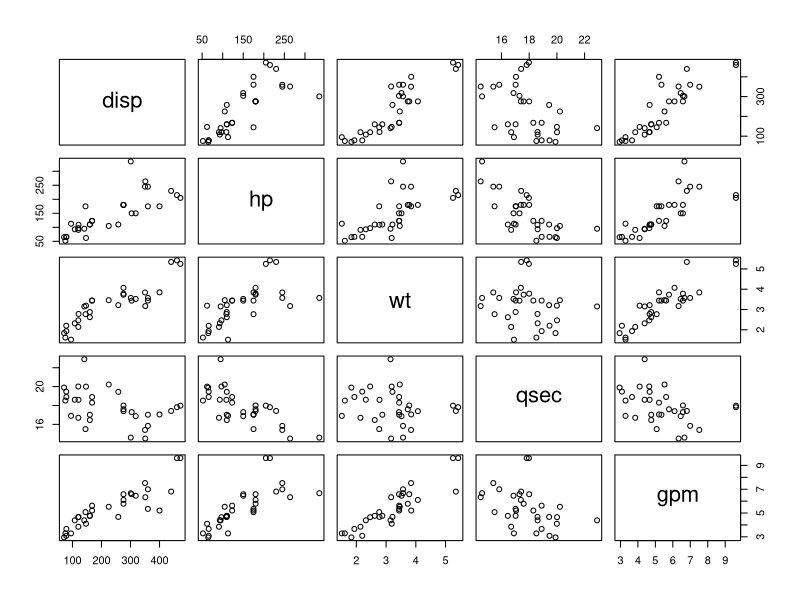
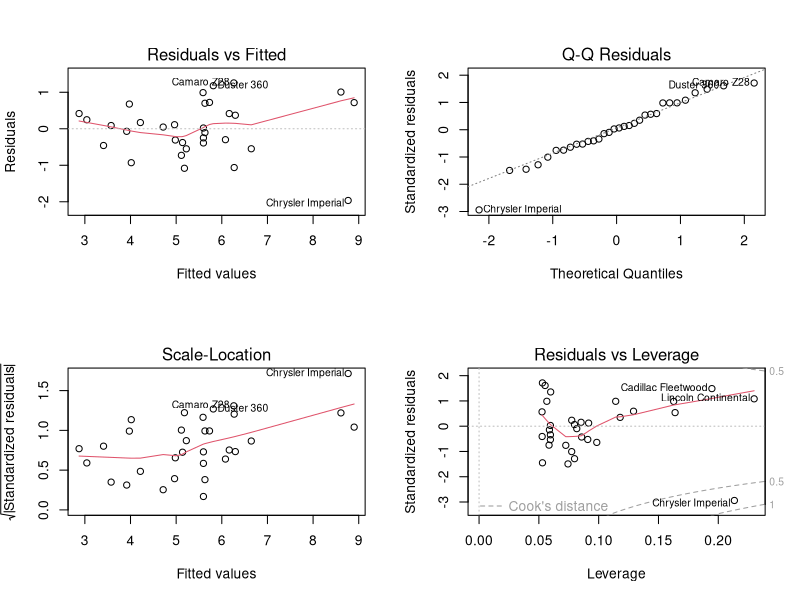
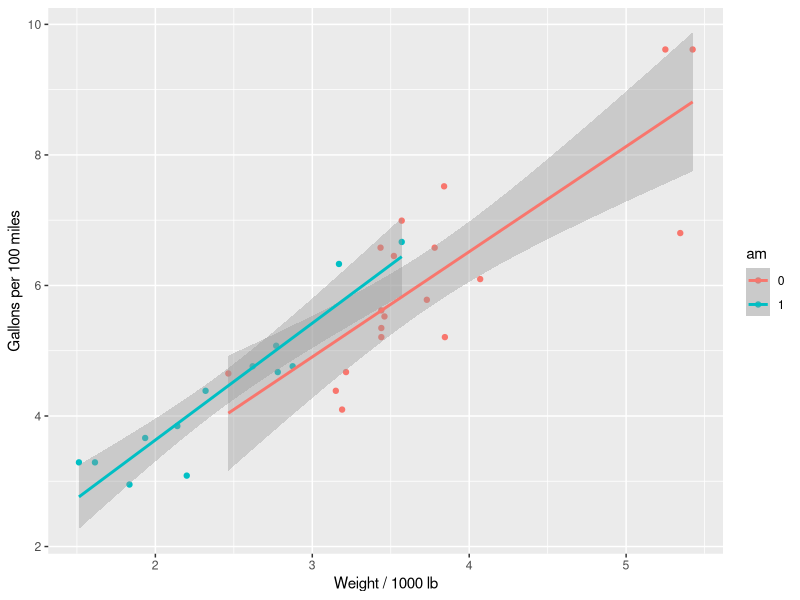

Recreate these plots in R, in order.
## ---- chunk 1
library(dplyr)
library(ggplot2)
data(mtcars)
str(mtcars)
## ---- chunk 2
for (i in c(2,8,9,10,11)){mtcars[,i]=factor(mtcars[,i])}
mtcars$gpm<-100/mtcars$mpg
## ---- chunk 3
pairs(mtcars[,-c(1,2,5,8,9,10,11)])
## ---- chunk 4
fit<-lm(gpm~factor(am)+wt+disp+qsec+hp-1,data=mtcars)
summary(fit)
confint(fit)
## ---- chunk 5
fit<-lm(gpm~factor(am)+wt,data=mtcars)
summary(fit)
confint(fit)
## ---- chunk 6
par(mfrow=c(2,2))
plot(fit)
## ---- chunk 7
library(ggplot2)
mtcars$gpm<-100/mtcars$mpg
g<-ggplot(data=mtcars,aes(x=wt,y=gpm,colour=am))+
        geom_point()+
        geom_smooth(method=lm)+
        #facet_wrap(~amf,shrink=FALSE)+
        labs(x = "Weight / 1000 lb",y = "Gallons per 100 miles")
g
